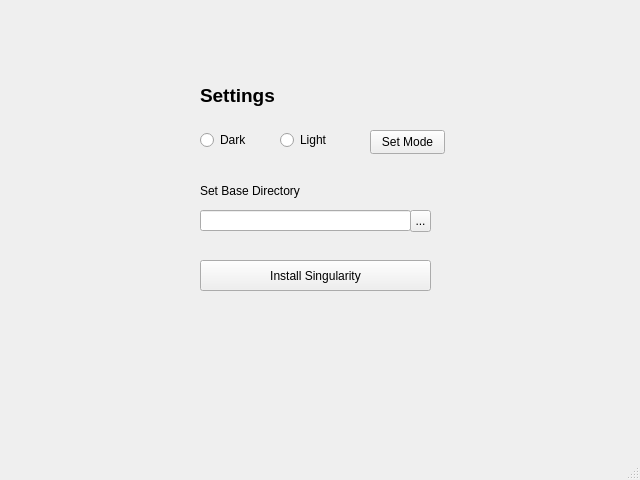
<?xml version="1.0" encoding="UTF-8"?>
<ui version="4.0">
 <class>MainWindow</class>
 <widget class="QMainWindow" name="MainWindow">
  <property name="geometry">
   <rect>
    <x>0</x>
    <y>0</y>
    <width>640</width>
    <height>480</height>
   </rect>
  </property>
  <property name="windowTitle">
   <string>MainWindow</string>
  </property>
  <widget class="QWidget" name="centralwidget">
   <widget class="QLabel" name="label_3">
    <property name="geometry">
     <rect>
      <x>200</x>
      <y>180</y>
      <width>271</width>
      <height>21</height>
     </rect>
    </property>
    <property name="text">
     <string>Set Base Directory</string>
    </property>
   </widget>
   <widget class="QPushButton" name="pushButton">
    <property name="geometry">
     <rect>
      <x>200</x>
      <y>260</y>
      <width>231</width>
      <height>31</height>
     </rect>
    </property>
    <property name="text">
     <string>Install Singularity</string>
    </property>
   </widget>
   <widget class="QLineEdit" name="lineEdit">
    <property name="geometry">
     <rect>
      <x>200</x>
      <y>210</y>
      <width>211</width>
      <height>21</height>
     </rect>
    </property>
   </widget>
   <widget class="QLabel" name="label_2">
    <property name="geometry">
     <rect>
      <x>200</x>
      <y>70</y>
      <width>271</width>
      <height>51</height>
     </rect>
    </property>
    <property name="text">
     <string>&lt;html&gt;&lt;head/&gt;&lt;body&gt;&lt;p&gt;&lt;span style=&quot; font-size:14pt; font-weight:700;&quot;&gt;Settings&lt;/span&gt;&lt;/p&gt;&lt;/body&gt;&lt;/html&gt;</string>
    </property>
   </widget>
   <widget class="QRadioButton" name="radioButton">
    <property name="geometry">
     <rect>
      <x>200</x>
      <y>130</y>
      <width>92</width>
      <height>20</height>
     </rect>
    </property>
    <property name="text">
     <string>Dark</string>
    </property>
   </widget>
   <widget class="QRadioButton" name="radioButton_2">
    <property name="geometry">
     <rect>
      <x>280</x>
      <y>130</y>
      <width>92</width>
      <height>20</height>
     </rect>
    </property>
    <property name="text">
     <string>Light</string>
    </property>
   </widget>
   <widget class="QPushButton" name="pushButton_2">
    <property name="geometry">
     <rect>
      <x>370</x>
      <y>130</y>
      <width>75</width>
      <height>24</height>
     </rect>
    </property>
    <property name="text">
     <string>Set Mode</string>
    </property>
   </widget>
   <widget class="QToolButton" name="toolButton">
    <property name="geometry">
     <rect>
      <x>410</x>
      <y>210</y>
      <width>21</width>
      <height>22</height>
     </rect>
    </property>
    <property name="text">
     <string>...</string>
    </property>
   </widget>
  </widget>
  <widget class="QMenuBar" name="menubar">
   <property name="geometry">
    <rect>
     <x>0</x>
     <y>0</y>
     <width>640</width>
     <height>33</height>
    </rect>
   </property>
  </widget>
  <widget class="QStatusBar" name="statusbar"/>
 </widget>
 <resources/>
 <connections/>
</ui>
